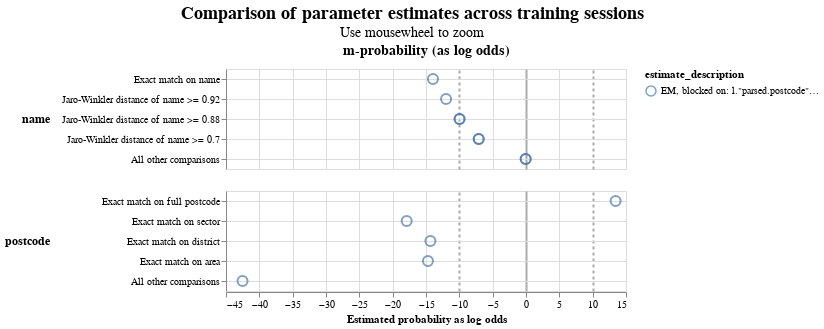

This figure's notebook cell:
### Code cell
linker.visualisations.parameter_estimate_comparisons_chart()

### Figure 1 — Vega-Lite specification as saved in the notebook (floating-point values rounded to 4 significant figures)
{"config": {"view": {"continuousWidth": 400, "continuousHeight": 300}, "title": {"anchor": "middle", "fontSize": 18, "subtitleFontSize": 14}}, "data": {"name": "data-a0f184b6899ba65516f757fe3c5be90b"}, "mark": {"type": "point", "filled": false, "opacity": 0.7, "size": 100}, "encoding": {"color": {"field": "estimate_description", "type": "nominal"}, "column": {"align": "each", "field": "col_header", "header": {"labelFontSize": 14, "labelFontWeight": "bold"}, "title": null, "type": "nominal"}, "row": {"align": "each", "field": "comparison_name", "header": {"labelAlign": "left", "labelAnchor": "middle", "labelAngle": 0, "labelFontSize": 12, "labelFontWeight": "bold"}, "sort": {"field": "comparison_sort_order"}, "title": null, "type": "nominal"}, "shape": {"field": "estimate_description", "scale": {"range": ["circle", "square", "triangle", "diamond"]}, "type": "nominal"}, "tooltip": [{"field": "comparison_name", "type": "nominal"}, {"field": "estimate_description", "type": "nominal"}, {"field": "estimated_probability", "type": "quantitative"}], "x": {"axis": {"gridColor": {"condition": {"test": "abs(datum.value / 10)  <= 1 & datum.value % 10 === 0", "value": "#aaa"}, "value": "#ddd"}, "gridDash": {"condition": {"test": "abs(datum.value / 10) == 1", "value": [3]}, "value": null}, "gridWidth": {"condition": {"test": "abs(datum.value / 10)  <= 1 & datum.value % 10 === 0", "value": 2}, "value": 1}}, "field": "estimated_probability_as_log_odds", "title": "Estimated probability as log odds", "type": "quantitative"}, "y": {"axis": {"grid": true, "title": null}, "field": "comparison_level_label", "sort": {"field": "comparison_vector_value", "order": "descending"}, "type": "nominal"}}, "params": [{"name": "mouse_zoom", "select": {"type": "interval", "encodings": ["x"]}, "bind": "scales"}], "resolve": {"scale": {"y": "independent"}}, "title": {"text": "Comparison of parameter estimates across training sessions", "subtitle": "Use mousewheel to zoom"}, "transform": [{"calculate": "datum.m_or_u + '-probability (as log odds)'", "as": "col_header"}], "$schema": "https://vega.github.io/schema/vega-lite/v5.9.3.json", "datasets": {"data-a0f184b6899ba65516f757fe3c5be90b": [{"m_or_u": "m", "estimated_probability": 6.293e-05, "estimate_description": "EM, blocked on: l.\"parsed.postcode\" = r.\"parsed.postcode\"", "estimated_probability_as_log_odds": -13.96, "sql_condition": "\"name_l\" = \"name_r\"", "comparison_level_label": "Exact match on name", "comparison_vector_value": 4, "comparison_name": "name", "comparison_sort_order": 0}, {"m_or_u": "m", "estimated_probability": 0.0002452, "estimate_description": "EM, blocked on: l.\"parsed.postcode\" = r.\"parsed.postcode\"", "estimated_probability_as_log_odds": -11.99, "sql_condition": "jaro_winkler_similarity(\"name_l\", \"name_r\") >= 0.92", "comparison_level_label": "Jaro-Winkler distance of name >= 0.92", "comparison_vector_value": 3, "comparison_name": "name", "comparison_sort_order": 0}, {"m_or_u": "m", "estimated_probability": 0.0009992, "estimate_description": "EM, blocked on: l.\"parsed.postcode\" = r.\"parsed.postcode\"", "estimated_probability_as_log_odds": -9.966, "sql_condition": "jaro_winkler_similarity(\"name_l\", \"name_r\") >= 0.88", "comparison_level_label": "Jaro-Winkler distance of name >= 0.88", "comparison_vector_value": 2, "comparison_name": "name", "comparison_sort_order": 0}, {"m_or_u": "m", "estimated_probability": 0.0009992, "estimate_description": "EM, blocked on: l.\"parsed.postcode\" = r.\"parsed.postcode\"", "estimated_probability_as_log_odds": -9.966, "sql_condition": "jaro_winkler_similarity(\"name_l\", \"name_r\") >= 0.88", "comparison_level_label": "Jaro-Winkler distance of name >= 0.88", "comparison_vector_value": 2, "comparison_name": "name", "comparison_sort_order": 0}, {"m_or_u": "m", "estimated_probability": 0.007283, "estimate_description": "EM, blocked on: l.\"parsed.postcode\" = r.\"parsed.postcode\"", "estimated_probability_as_log_odds": -7.091, "sql_condition": "jaro_winkler_similarity(\"name_l\", \"name_r\") >= 0.7", "comparison_level_label": "Jaro-Winkler distance of name >= 0.7", "comparison_vector_value": 1, "comparison_name": "name", "comparison_sort_order": 0}, {"m_or_u": "m", "estimated_probability": 0.007283, "estimate_description": "EM, blocked on: l.\"parsed.postcode\" = r.\"parsed.postcode\"", "estimated_probability_as_log_odds": -7.091, "sql_condition": "jaro_winkler_similarity(\"name_l\", \"name_r\") >= 0.7", "comparison_level_label": "Jaro-Winkler distance of name >= 0.7", "comparison_vector_value": 1, "comparison_name": "name", "comparison_sort_order": 0}, {"m_or_u": "m", "estimated_probability": 0.4914, "estimate_description": "EM, blocked on: l.\"parsed.postcode\" = r.\"parsed.postcode\"", "estimated_probability_as_log_odds": -0.04958, "sql_condition": "ELSE", "comparison_level_label": "All other comparisons", "comparison_vector_value": 0, "comparison_name": "name", "comparison_sort_order": 0}, {"m_or_u": "m", "estimated_probability": 0.4914, "estimate_description": "EM, blocked on: l.\"parsed.postcode\" = r.\"parsed.postcode\"", "estimated_probability_as_log_odds": -0.04958, "sql_condition": "ELSE", "comparison_level_label": "All other comparisons", "comparison_vector_value": 0, "comparison_name": "name", "comparison_sort_order": 0}, {"m_or_u": "m", "estimated_probability": 0.9999, "estimate_description": "EM, blocked on: l.\"parsed.postcode\" = r.\"parsed.postcode\"", "estimated_probability_as_log_odds": 13.44, "sql_condition": "\"postcode_l\" = \"postcode_r\"", "comparison_level_label": "Exact match on full postcode", "comparison_vector_value": 4, "comparison_name": "postcode", "comparison_sort_order": 1}, {"m_or_u": "m", "estimated_probability": 4.094e-06, "estimate_description": "EM, blocked on: l.\"parsed.postcode\" = r.\"parsed.postcode\"", "estimated_probability_as_log_odds": -17.9, "sql_condition": "NULLIF(regexp_extract(\"postcode_l\", '^[A-Za-z]{1,2}[0-9][A-Za-z0-9]? [0-9]', 0), '') = NULLIF(regexp_extract(\"postcode_r\", '^[A-Za-z]{1,2}[0-9][A-Za-z0-9]? [0-9]', 0), '')", "comparison_level_label": "Exact match on sector", "comparison_vector_value": 3, "comparison_name": "postcode", "comparison_sort_order": 1}, {"m_or_u": "m", "estimated_probability": 4.835e-05, "estimate_description": "EM, blocked on: l.\"parsed.postcode\" = r.\"parsed.postcode\"", "estimated_probability_as_log_odds": -14.34, "sql_condition": "NULLIF(regexp_extract(\"postcode_l\", '^[A-Za-z]{1,2}[0-9][A-Za-z0-9]?', 0), '') = NULLIF(regexp_extract(\"postcode_r\", '^[A-Za-z]{1,2}[0-9][A-Za-z0-9]?', 0), '')", "comparison_level_label": "Exact match on district", "comparison_vector_value": 2, "comparison_name": "postcode", "comparison_sort_order": 1}, {"m_or_u": "m", "estimated_probability": 3.738e-05, "estimate_description": "EM, blocked on: l.\"parsed.postcode\" = r.\"parsed.postcode\"", "estimated_probability_as_log_odds": -14.71, "sql_condition": "NULLIF(regexp_extract(\"postcode_l\", '^[A-Za-z]{1,2}', 0), '') = NULLIF(regexp_extract(\"postcode_r\", '^[A-Za-z]{1,2}', 0), '')", "comparison_level_label": "Exact match on area", "comparison_vector_value": 1, "comparison_name": "postcode", "comparison_sort_order": 1}, {"m_or_u": "m", "estimated_probability": 1.587e-13, "estimate_description": "EM, blocked on: l.\"parsed.postcode\" = r.\"parsed.postcode\"", "estimated_probability_as_log_odds": -42.52, "sql_condition": "ELSE", "comparison_level_label": "All other comparisons", "comparison_vector_value": 0, "comparison_name": "postcode", "comparison_sort_order": 1}]}}
